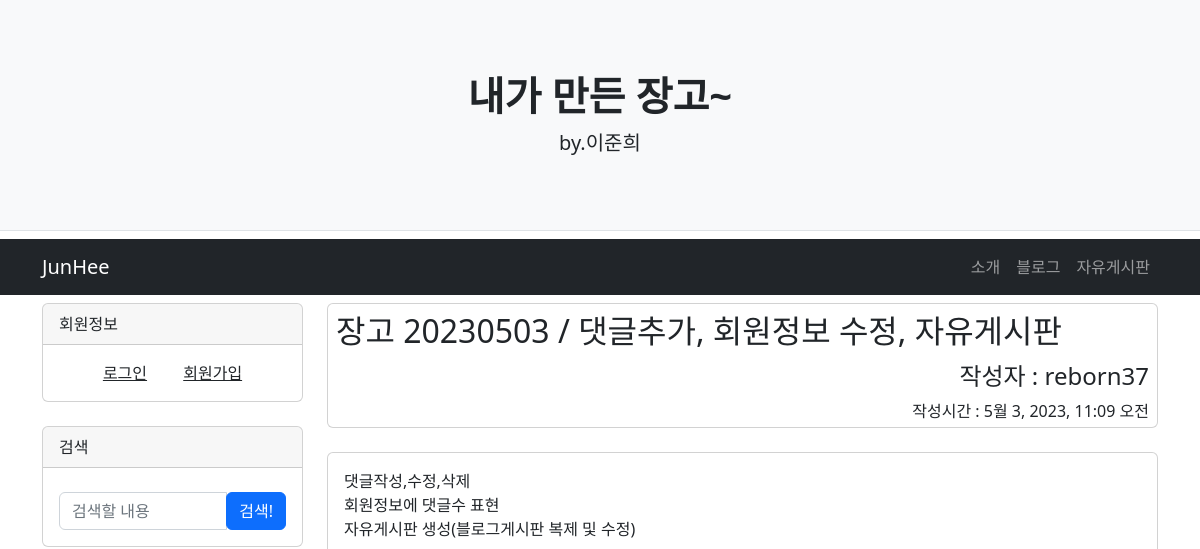
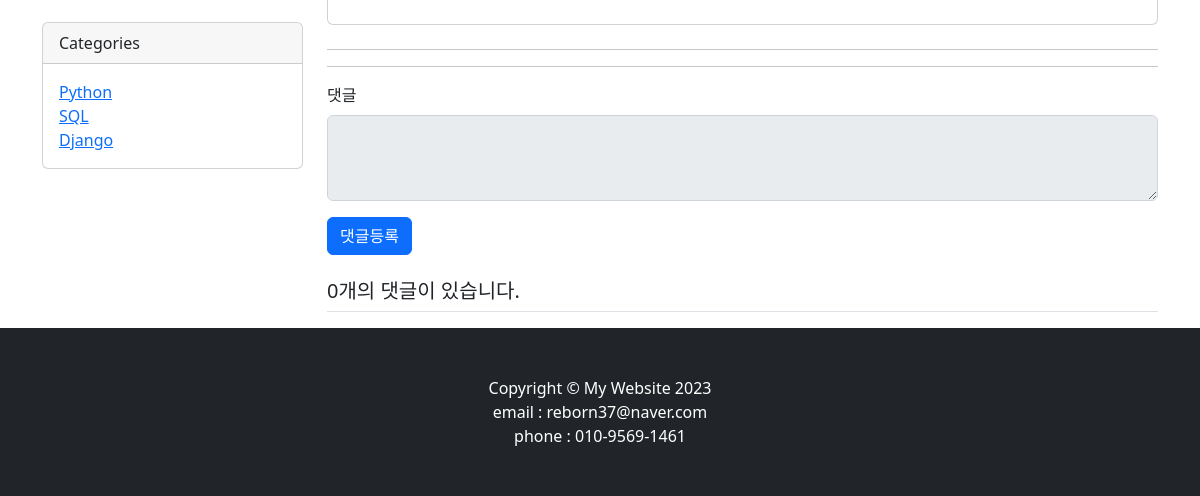
Before: /blog/comment/create/26/ with the older database file (2 pictures, top to bottom).
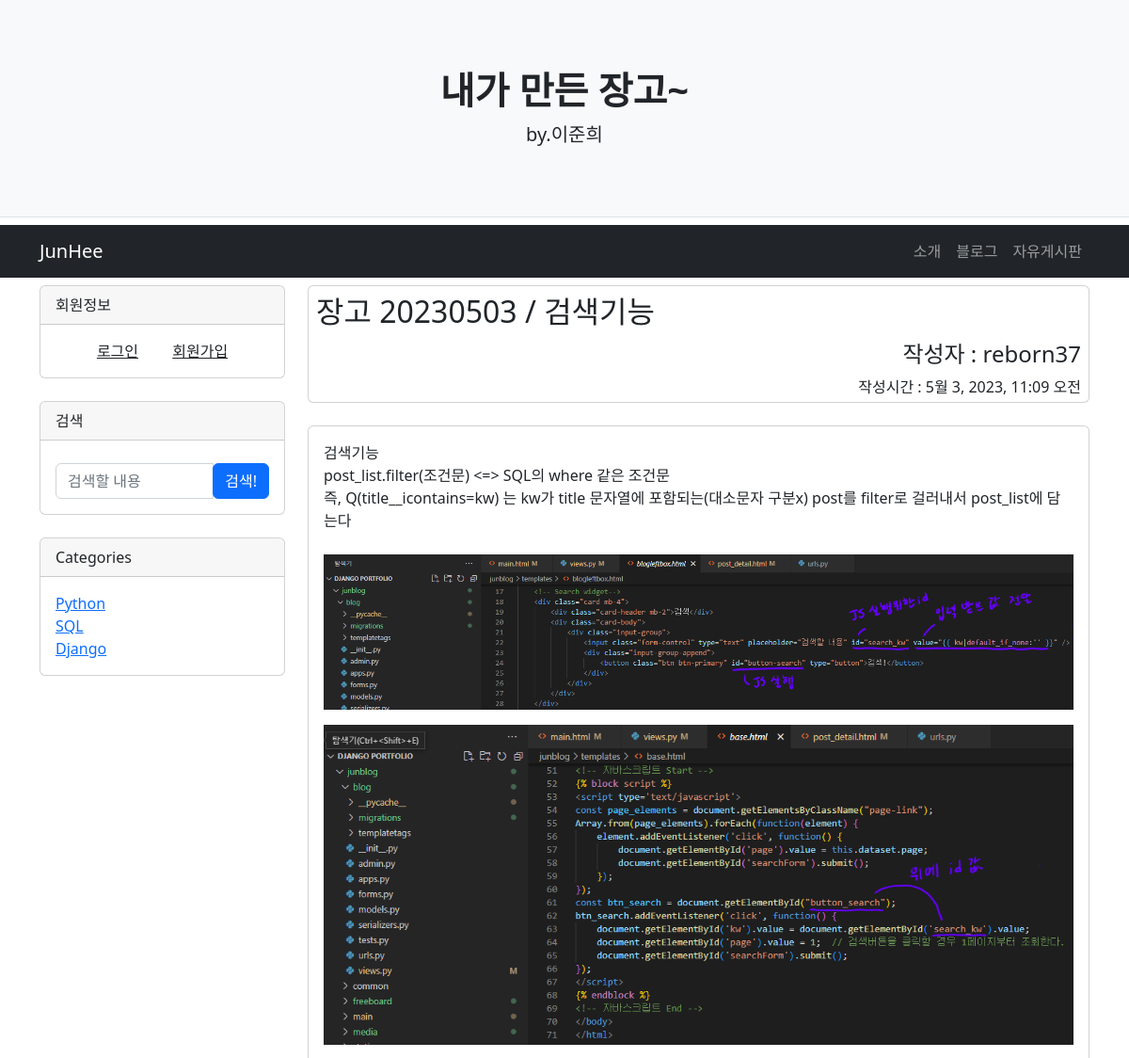
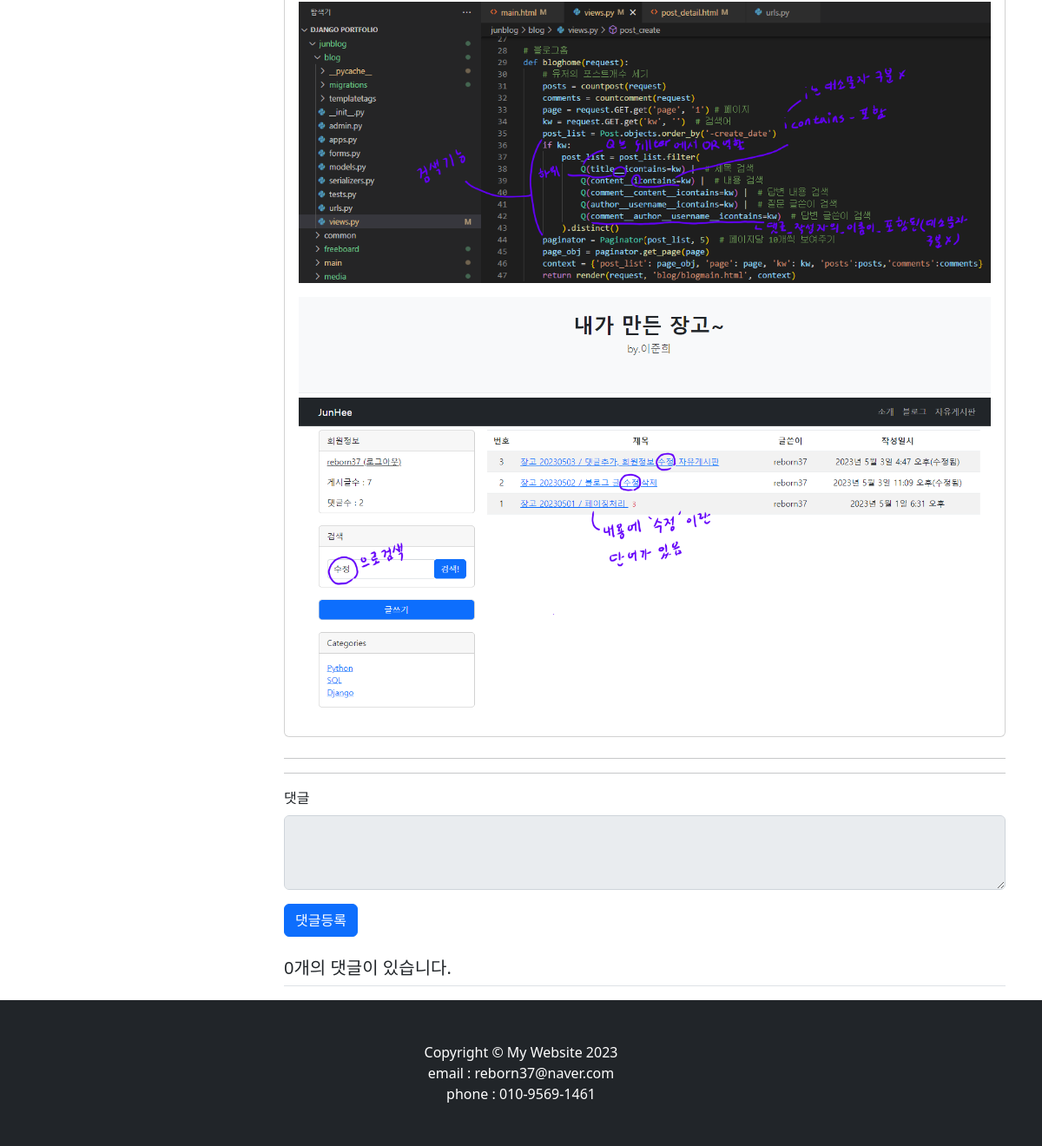
After: the same page with the newer database file (2 pictures, top to bottom).
### blog/models.py (models this page shows, shortened)
class Post(models.Model):
    id = models.AutoField(primary_key=True)
    title = models.CharField(max_length=200)
    author = models.ForeignKey(User, on_delete=models.CASCADE, related_name='author_question')
    content = models.TextField()
    create_date = models.DateTimeField()
    modify_date = models.DateTimeField(null=True, blank=True)
    click = models.IntegerField(null=True, default=0) # 클릭
    category = models.ForeignKey(Category,null=True,blank=True,on_delete=models.SET_NULL,related_name='blog_category')
    class Meta:
        db_table = 'post'

class PostImage(models.Model):
    id = models.AutoField(primary_key=True)
    post = models.ForeignKey(Post, on_delete=models.CASCADE, related_name='image')
    image = models.ImageField(upload_to=image_upload_path)
    class Meta:
        db_table = 'post_image'

### blog/views.py (the view)
# urls.py: path('comment/create/<int:post_id>/',views.comment_create, name='comment_create'),
def comment_create(request, post_id):
    post = get_object_or_404(Post, pk=post_id)
    if request.method == "POST":
        form = CommentForm(request.POST)
        if form.is_valid():
            comment = form.save(commit=False)
            comment.author = request.user  # author 속성에 로그인 계정 저장
            comment.create_date = timezone.now()
            comment.post = post
            comment.save()
            return redirect('{}#comment_{}'.format(
                resolve_url('blog:detail', post_id=post.id), comment.id))
    else:
        form = CommentForm()
    context = {'post': post, 'form': form}
    return render(request, 'blog/post_detail.html', context)

### blog/forms.py
class CommentForm(forms.ModelForm):
    class Meta:
        model = Comment
        fields = ['content']
        labels = {
            'content':_('댓글내용'),
        }

### blog/templatetags/blog_filter.py (called while the page is built)
@register.filter
def mark(value):
    extensions = ["nl2br", "fenced_code","tables"]
    return mark_safe(markdown.markdown(value, extensions=extensions))

### templates/blog/post_detail.html (shortened to what this page needs)
{% extends 'base.html' %}
{% load blog_filter %}
{% block content %}
<div class="container">
    <div class="row">
        {% include  "blogleftbox.html" %}
        <div class='col-lg-9'>
            <div class='card mb-4'>
                <h2 class='my-2 mx-2'>{{ post.title }}</h2>
                <h4 class='text-lg-end mx-2 my-1'>작성자 : {{ post.author.username }}</h4>
                <p class='text-lg-end mx-2 my-1'>작성시간 : {{ post.create_date }}</p>
            </div>
            <div class='card mb-4'>
                <div class='card-body'>
                    <div class='card-text'>
                        {{ post.content|mark }}
                        {% if post.image %}
                        {% for i in post.image.all %}
                        <img src='{{i.image.url}}' class='mb-2 mt-2' style="width: 100%; height:auto;"/>
                        {% endfor %}
                        {% endif %}
                    </div>
                </div>
            </div>
            <hr/>
            <hr/>
            <form action="{% url 'blog:comment_create' post.id %}" method="post" class="my-3">
                <div class="mb-3">
                    <label for="content" class="form-label">댓글</label>
                    <textarea {% if not user.is_authenticated %}disabled{% endif %}
                    name="content" id="content" class="form-control" rows="3"></textarea>
                </div>
                <input type="submit" value="댓글등록" class="btn btn-primary">
            </form>
            <h5 class="border-bottom my-3 py-2">{{post.comment_set.count}}개의 댓글이 있습니다.</h5>
        </div>
    </div>
</div>
{% endblock %}

### templates/base.html (shortened to what this page needs)
{% load static %}
<!DOCTYPE html>
<html lang="ko">
<head>
    <link rel="stylesheet" type="text/css" href="{% static 'main.css' %}">
</head>
<body>
    <header class="py-4 bg-light border-bottom mb-2">
        <div class="container">
            <div class="text-center my-5">
                <h1 class="fw-bolder">내가 만든 장고~</h1>
                <p class="lead mb-0">by.이준희</p>
            </div>
        </div>
    </header>
    <nav class="navbar navbar-expand-lg navbar-dark bg-dark mb-2">
        <div class="container">
            <a class="navbar-brand" href="/">JunHee</a>
            <div class="collapse navbar-collapse" id="navbarSupportedContent">
                <ul class="navbar-nav ms-auto mb-2 mb-lg-0">
                    <li class="nav-item"><a class="nav-link" href="/">소개</a></li>
                    <li class="nav-item"><a class="nav-link" href="/blog">블로그</a></li>
                    <li class="nav-item"><a class="nav-link" href="/freeboard">자유게시판</a></li>
                </ul>
            </div>
        </div>
    </nav>
    {% block content %}
    {% endblock %}
    <footer class="py-5 bg-dark">
        <div class="container"><p class="m-0 text-center text-white">Copyright &copy; My Website 2023</p></div>
            <p class="m-0 text-center text-white">email : reborn37@naver.com</p>
            <p class="m-0 text-center text-white">phone : 010-9569-1461</p>
    </footer>
</body>
</html>

### templates/blogleftbox.html (shortened to what this page needs)
<div class="col-lg-3">
    <div class="card mb-4">
        <div class="card-header">회원정보</div>
        {% if user.is_authenticated %}
        <a class='card-body py-2' href="{% url 'common:logout' %}">{{ user.username }} (로그아웃)</a>
        <p class='card-body mb-0 py-2'>게시글수 : {{ posts }} </p>
        <p class='card-body mb-0 py-2'>댓글수 : {{ comments }} </p>
        {% else %}
        <div class='column py-3 text-center'>
            <a class='card-body' href="{% url 'common:login' %}">로그인</a>
            <a class='card-body' href="{% url 'common:signup' %}">회원가입</a>
        </div>
        {% endif %}
    </div>
    <div class="card mb-4">
        <div class="card-header mb-2">검색</div>
        <div class="card-body">
            <div class="input-group">
                <input class="form-control" type="text" placeholder="검색할 내용" id="search_kw" value="{{ kw|default_if_none:'' }}" />
                <div class="input-group-append">
                    <button class="btn btn-primary" id="button-search" type="button">검색!</button>
                </div>
            </div>
        </div>
    </div>
    <div class="card mb-4">
        <div class="card-header">Categories</div>
        <div class="card-body">
            <div class="row">
                <div class="col-sm-6">
                    <ul class="list-unstyled mb-0">
                        <li><a href="#!">Python</a></li>
                        <li><a href="#!">SQL</a></li>
                        <li><a href="#!">Django</a></li>
                    </ul>
                </div>
            </div>
        </div>
    </div>
</div>

Changed rows visible on the page:
changed Post "reborn37": title "장고 20230503 / 댓글추가, 회원정보 수정, 자유게시판" → "장고 20230503 / 검색기능"; content|mark "댓글작성,수정,삭제 회원정보에 댓글수 표현 자유게시판 생성(블로그게시판 복제 및 수정)" → "검색기능 post_list.filter(조건문) <=> SQL의 where 같은 조건문 즉, Q(title__icontains=kw) 는 kw가 title 문자열에 포함되는(대소문자 구분x) post를 filter로 걸러내서 post_list에 담는다"
added PostImage: image (picture)
added PostImage: image (picture)
added PostImage: image (picture)
added PostImage: image (picture)
